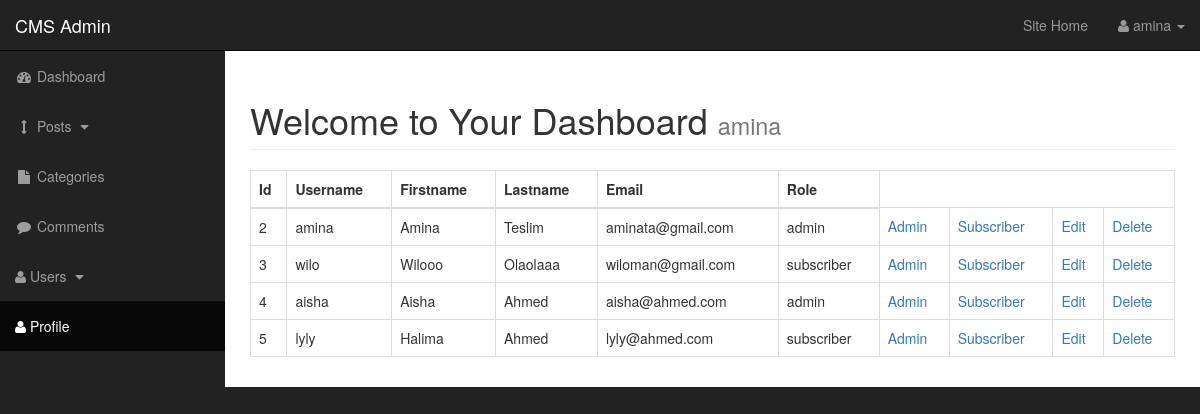
Screenshot of /admin/users.php (signed in) with the database file from the repository.
### tables this page shows
CREATE TABLE IF NOT EXISTS `users` (
`user_id` int(3) NOT NULL,
  `username` varchar(255) NOT NULL,
  `user_password` varchar(255) NOT NULL,
  `user_firstname` varchar(255) NOT NULL,
  `user_lastname` varchar(255) NOT NULL,
  `user_email` varchar(255) NOT NULL,
  `user_image` text NOT NULL,
  `user_role` varchar(255) NOT NULL,
  `randSalt` varchar(255) NOT NULL
);

### admin/includes/view_all_users.php (the view, shortened to what this page needs)
<table class="table table-bordered table-hover">
	<thead>
		<tr>
			<th>Id</th>
			<th>Username</th>
			<th>Firstname</th>
			<th>Lastname</th>
			<th>Email</th>
			<th>Role</th>
		</tr>
	</thead>
	<tbody>
    <?php
		$query = "SELECT * FROM users";
		$select_users = mysqli_query($connection, $query);
		while ($row = mysqli_fetch_assoc($select_users)) { ?>
	        	<?php
					$user_id	 	 = $row["user_id"];
					$username 		 = $row["username"];
					$user_firstname  = $row["user_firstname"];
					$user_lastname 	 = $row["user_lastname"];
					$user_email      = $row["user_email"];
					$user_role 	     = $row["user_role"];
				?>
			<tr>
				<td><?php echo $user_id; ?></td>
				<td><?php echo $username; ?></td>
				<td><?php echo $user_firstname; ?></td>
				<td><?php echo $user_lastname; ?></td>
				<td><?php echo $user_email; ?></td>
				<td><?php echo $user_role; ?></td>
				<td><a href="users.php?change_to_admin=<?php echo $user_id; ?>">Admin</a></td>
	            <td><a href="users.php?change_to_sub=<?php echo $user_id; ?>">Subscriber</a></td>
	            <td><a href="users.php?source=edit_user&amp;edit_user=<?php echo $user_id; ?>">Edit</a></td>
	            <td><a href="users.php?delete=<?php echo $user_id; ?>">Delete</a></td>
  <?php } ?>
			</tr>
    </tbody>
</table>

### admin/css/sb-admin.css (style rules this page uses)
body { margin-top: 100px; background-color: #222; }
@media (min-width:768px) { body { margin-top: 50px; } }

### rows the page displays
users: user_id "2", username "amina", user_firstname "Amina", user_lastname "Teslim", user_email "aminata@gmail.com", user_role "admin"
users: user_id "3", username "wilo", user_firstname "Wilooo", user_lastname "Olaolaaa", user_email "wiloman@gmail.com", user_role "subscriber"
users: user_id "4", username "aisha", user_firstname "Aisha", user_lastname "Ahmed", user_email "aisha@ahmed.com", user_role "admin"
users: user_id "5", username "lyly", user_firstname "Halima", user_lastname "Ahmed", user_email "lyly@ahmed.com", user_role "subscriber"

### other values shown
$_SESSION['username'] "amina"
